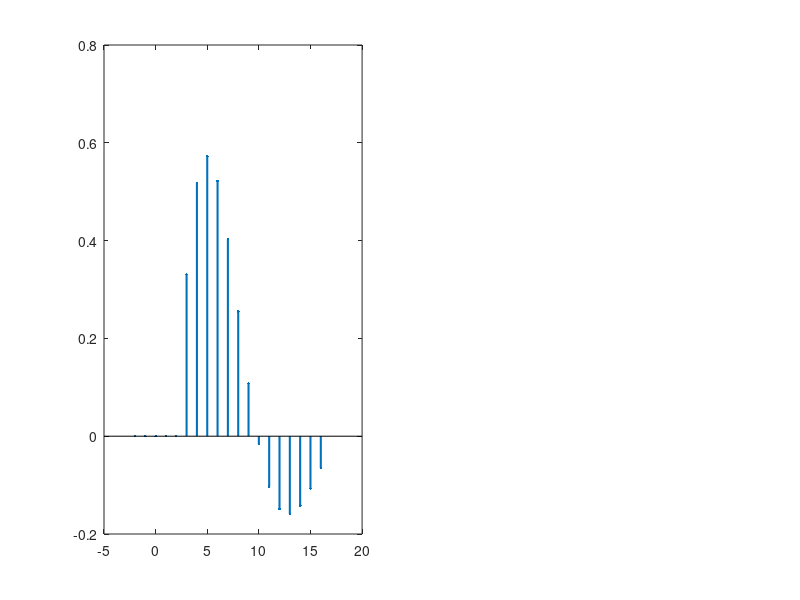

Write MATLAB code to recreate this figure. (Note: this script raises an error after producing the figure.)
function fig2_6

% FIGURE 2.6:  Z-transform of exponentially dampled sine

clc
clear
fprintf ('Figure 2.6: Z-transform of exponentially dampled sine\n\n')

% Plot x(k)

figure
n = 8;
k0 = -n/4 : 2*n;
m = length(k0);
subplot(1,2,1)
a = 0.85;
b = 0.4;
for k = 0 : m-1;
   if (k < n/2)
      x(k+1) = 0;
   else
      x(k+1) = a^(k-n/2)*sin(b*(k-n/2));
   end
end
h = stem (k0,x,'filled','.');
set (h,'LineWidth',1.5)
f_labels ('Exponentially damped sine','\it{k}','\it{x(k)}')
axis square
axis([k0(1) k0(m) -0.5 1.2])

% Pole-zero pattern

c = 0.085;
r = 1;
phi = linspace(0,2*pi,361);
x = r*cos(phi);
y = r*sin(phi);
subplot(1,2,2)
box off
h = plot(x,y,'b',[-2 2],[0 0],'k',[0 0],[-2 2],'k');
set (h(1),'LineWidth',1.5)
axis square
f_labels ('Pole-zero pattern','Re(\it{z})','Im(\it{z})')
x1 = a*cos(b);
y1 = a*sin(b);
text (x1-c,y1,'X')
text (x1-c,-y1,'X')
text (-c,0,'O')
f_wait
